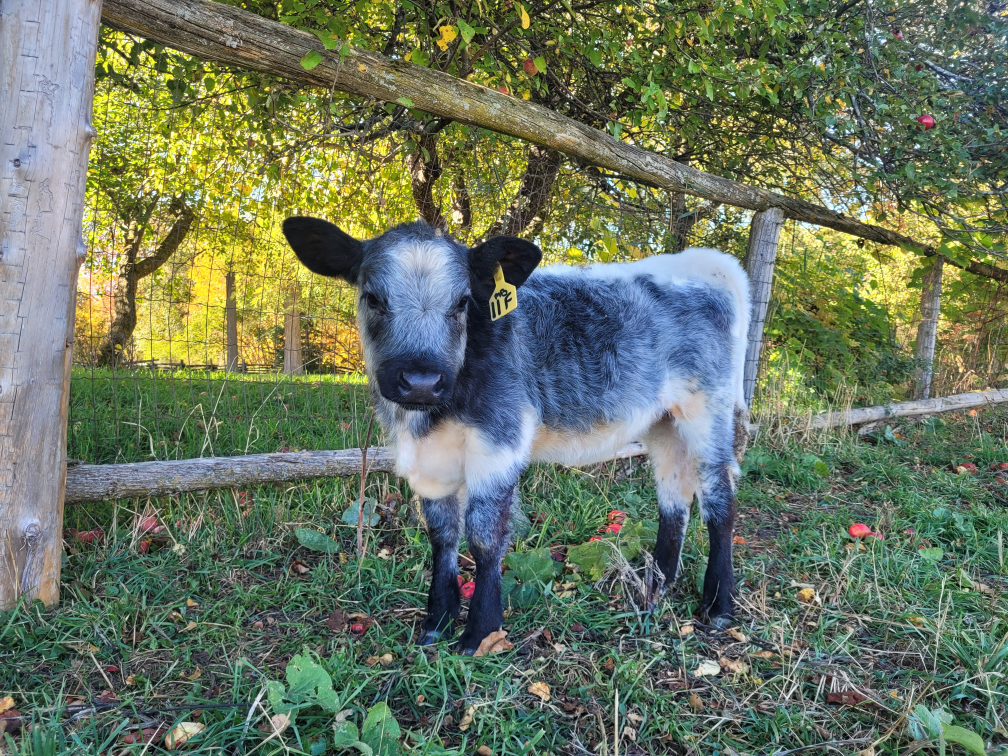
#> input picture data/calf3.jpg, 4032 x 3024 px (shown at 1/4 size)
$ python photo_analyzer.py --input ../../data/calf3.jpg   (older library calls are emulated)
#> lines starting #> are read from the running program, lines starting #| are printed output that depends on the picture
#!/usr/bin/env python3
"""
Photo Analyzer - Automatically recommend enhancement settings for depth map optimization.
Analyzes photo quality metrics and suggests optimal preprocessing parameters.
"""
import numpy as np
import cv2
from PIL import Image
from pathlib import Path
import argparse


def analyze_noise_level(img_array):
    """
    Estimate noise level using Laplacian variance in flat regions.
    Returns: noise_score (0-100, higher = more noisy)
    """
    gray = cv2.cvtColor(img_array, cv2.COLOR_RGB2GRAY)

    # Compute Laplacian variance (edge detection)
    laplacian = cv2.Laplacian(gray, cv2.CV_64F)
    variance = laplacian.var()

    # Normalize to 0-100 scale
    noise_score = min(100, variance / 10)

    return noise_score


def analyze_contrast(img_array):
    """
    Measure contrast using histogram spread.
    Returns: contrast_score (0-100, lower = needs more contrast)
    """
    gray = cv2.cvtColor(img_array, cv2.COLOR_RGB2GRAY)

    # Compute histogram
    hist = cv2.calcHist([gray], [0], None, [256], [0, 256])

    # Measure spread (standard deviation)
    mean = np.sum(np.arange(256) * hist.flatten()) / np.sum(hist)
    variance = np.sum(((np.arange(256) - mean) ** 2) * hist.flatten()) / np.sum(hist)
    std_dev = np.sqrt(variance)

    # Normalize (good contrast has std ~60-80)
    contrast_score = min(100, (std_dev / 80) * 100)

    return contrast_score


def analyze_sharpness(img_array):
    """
    Measure image sharpness using gradient magnitude.
    Returns: sharpness_score (0-100, lower = needs more sharpening)
    """
    gray = cv2.cvtColor(img_array, cv2.COLOR_RGB2GRAY)

    # Compute gradients
    grad_x = cv2.Sobel(gray, cv2.CV_64F, 1, 0, ksize=3)
    grad_y = cv2.Sobel(gray, cv2.CV_64F, 0, 1, ksize=3)

    # Gradient magnitude
    magnitude = np.sqrt(grad_x**2 + grad_y**2)
    mean_magnitude = np.mean(magnitude)

    # Normalize (sharp images have mean ~30-50)
    sharpness_score = min(100, (mean_magnitude / 50) * 100)

    return sharpness_score


def analyze_dynamic_range(img_array):
    """
    Check for clipped shadows and highlights.
    Returns: (clipped_shadows_%, clipped_highlights_%)
    """
    gray = cv2.cvtColor(img_array, cv2.COLOR_RGB2GRAY)

    # Count pixels near extremes
    total_pixels = gray.size
    clipped_shadows = np.sum(gray < 10) / total_pixels * 100
    clipped_highlights = np.sum(gray > 245) / total_pixels * 100

    return clipped_shadows, clipped_highlights


def analyze_saturation(img_array):
    """
    Measure color saturation.
    Returns: saturation_score (0-100, lower = more desaturated)
    """
    # Convert to HSV
    hsv = cv2.cvtColor(img_array, cv2.COLOR_RGB2HSV)
    saturation = hsv[:, :, 1]

    # Mean saturation
    mean_sat = np.mean(saturation)

    # Normalize (good saturation is around 100-150)
    saturation_score = min(100, (mean_sat / 150) * 100)

    return saturation_score


def recommend_settings(
    noise_score,
    contrast_score,
    sharpness_score,
    clipped_shadows,
    clipped_highlights,
    saturation_score
):
    """
    Based on analysis, recommend enhancement settings.
    """
    recommendations = {
        "preset": "balanced",
        "denoise_strength": 10,
        "use_hdr": False,
        "clahe_clip": 2.0,
        "sharpen_percent": 150,
        "saturation": 1.2,
        "use_detail_enhancement": True,
        "detail_amount": 1.3
    }

    reasons = []

    # Noise analysis
    if noise_score > 60:
        recommendations["preset"] = "heavy"
        recommendations["denoise_strength"] = 18
        reasons.append(f"High noise detected ({noise_score:.0f}/100) → Heavy denoising")
    elif noise_score > 30:
        recommendations["denoise_strength"] = 12
        reasons.append(f"Moderate noise ({noise_score:.0f}/100) → Standard denoising")
    elif noise_score < 15:
        recommendations["denoise_strength"] = 5
        reasons.append(f"Clean image ({noise_score:.0f}/100) → Light denoising")

    # Contrast analysis
    if contrast_score < 50:
        recommendations["clahe_clip"] = 3.0
        reasons.append(f"Low contrast ({contrast_score:.0f}/100) → Strong CLAHE")
    elif contrast_score < 70:
        recommendations["clahe_clip"] = 2.0
        reasons.append(f"Moderate contrast ({contrast_score:.0f}/100) → Standard CLAHE")
    else:
        recommendations["clahe_clip"] = 1.5
        reasons.append(f"Good contrast ({contrast_score:.0f}/100) → Light CLAHE")

    # Sharpness analysis
    if sharpness_score < 40:
        recommendations["sharpen_percent"] = 200
        reasons.append(f"Soft image ({sharpness_score:.0f}/100) → Strong sharpening")
    elif sharpness_score < 70:
        recommendations["sharpen_percent"] = 150
        reasons.append(f"Normal sharpness ({sharpness_score:.0f}/100) → Standard sharpening")
    else:
        recommendations["sharpen_percent"] = 100
        reasons.append(f"Already sharp ({sharpness_score:.0f}/100) → Light sharpening")

    # Dynamic range analysis
    if clipped_shadows > 5 or clipped_highlights > 5:
        recommendations["use_hdr"] = True
        reasons.append(f"Clipped pixels (shadows:{clipped_shadows:.1f}%, highlights:{clipped_highlights:.1f}%) → Enable HDR")

    # Saturation analysis
    if saturation_score < 40:
        recommendations["saturation"] = 1.4
        reasons.append(f"Desaturated ({saturation_score:.0f}/100) → Boost saturation")
    elif saturation_score < 70:
        recommendations["saturation"] = 1.2
        reasons.append(f"Normal saturation ({saturation_score:.0f}/100) → Mild boost")
    else:
        recommendations["saturation"] = 1.0
        reasons.append(f"Good saturation ({saturation_score:.0f}/100) → No boost needed")

    # Detail enhancement
    if sharpness_score < 50 and noise_score < 40:
        recommendations["use_detail_enhancement"] = True
        recommendations["detail_amount"] = 2.0
        reasons.append("Low detail + low noise → Strong detail enhancement")
    elif sharpness_score < 70:
        recommendations["detail_amount"] = 1.3
    else:
        recommendations["use_detail_enhancement"] = False
        reasons.append("Already detailed → Skip detail enhancement")

    return recommendations, reasons


def analyze_photo(input_path, verbose=True):
    """
    Analyze photo and recommend enhancement settings.
    Returns: (settings_dict, reasons_list, command_string)
    """
    img = Image.open(input_path).convert('RGB')
    img_array = np.array(img)

    if verbose:
        print(f"\nAnalyzing: {Path(input_path).name}")
        print(f"Size: {img_array.shape[1]}x{img_array.shape[0]}\n")

    # Run analyses
    noise_score = analyze_noise_level(img_array)
    contrast_score = analyze_contrast(img_array)
    sharpness_score = analyze_sharpness(img_array)
    clipped_shadows, clipped_highlights = analyze_dynamic_range(img_array)
    saturation_score = analyze_saturation(img_array)

    if verbose:
        print("Image Quality Metrics:")
        print(f"  Noise level:      {noise_score:5.1f}/100  {'(high - needs denoising)' if noise_score > 50 else '(acceptable)'}")
        print(f"  Contrast:         {contrast_score:5.1f}/100  {'(low - needs enhancement)' if contrast_score < 60 else '(good)'}")
        print(f"  Sharpness:        {sharpness_score:5.1f}/100  {'(soft - needs sharpening)' if sharpness_score < 60 else '(sharp)'}")
        print(f"  Clipped shadows:  {clipped_shadows:5.1f}%    {'(significant clipping)' if clipped_shadows > 5 else '(minimal)'}")
        print(f"  Clipped highlights:{clipped_highlights:5.1f}%    {'(significant clipping)' if clipped_highlights > 5 else '(minimal)'}")
        print(f"  Saturation:       {saturation_score:5.1f}/100  {'(low - needs boost)' if saturation_score < 60 else '(good)'}")

    # Get recommendations
    settings, reasons = recommend_settings(
        noise_score,
        contrast_score,
        sharpness_score,
        clipped_shadows,
        clipped_highlights,
        saturation_score
    )

    # Build command string
    input_name = Path(input_path).name
    cmd = f"python photo_enhancer.py --input {input_name} --output enhanced_{input_name}"
    cmd += f" --preset {settings['preset']}"

    if settings['denoise_strength'] != 10:
        cmd += f" --denoise {settings['denoise_strength']}"
    if settings['use_hdr']:
        cmd += " --hdr"
    if settings['clahe_clip'] != 2.0:
        cmd += f" --clahe {settings['clahe_clip']}"
    if settings['sharpen_percent'] != 150:
        cmd += f" --sharpen-percent {settings['sharpen_percent']}"
    if settings['saturation'] != 1.2:
        cmd += f" --saturation {settings['saturation']}"
    if settings['use_detail_enhancement']:
        cmd += f" --enhance-details {settings['detail_amount']}"

    if verbose:
        print("\nRecommended Settings:")
        print(f"  Preset:           {settings['preset']}")
        print(f"  Denoise strength: {settings['denoise_strength']}")
        print(f"  CLAHE clip limit: {settings['clahe_clip']}")
        print(f"  Sharpen percent:  {settings['sharpen_percent']}")
        print(f"  Saturation boost: {settings['saturation']}")
        print(f"  HDR tone mapping: {'Yes' if settings['use_hdr'] else 'No'}")
        print(f"  Detail enhance:   {'Yes (' + str(settings['detail_amount']) + ')' if settings['use_detail_enhancement'] else 'No'}")

        print("\nReasoning:")
        for reason in reasons:
            print(f"  • {reason}")

        print("\nTo manually adjust, run:")
        print(f"\n  {cmd}\n")

    return settings, reasons, cmd


def main():
    parser = argparse.ArgumentParser(
        description="Analyze photos and recommend optimal enhancement settings for depth mapping",
        formatter_class=argparse.RawDescriptionHelpFormatter,
        epilog="""
This tool analyzes your photo and recommends the best enhancement settings
for generating high-quality depth maps and 3D models.

Example:
  python photo_analyzer.py --input my_photo.jpg

  # Then use the suggested command to enhance the photo
  python photo_enhancer.py --input my_photo.jpg --output enhanced.png --preset heavy --denoise 18
        """
    )

    parser.add_argument("--input", required=True, help="Input photo to analyze")
    parser.add_argument("--quiet", action='store_true', help="Minimal output (just show command)")

    args = parser.parse_args()

    try:
        analyze_photo(args.input, verbose=not args.quiet)
#> in analyze_photo, img is the input picture: PIL image 4032x3024 RGB; mean R, G, B 105.4, 117.4, 95.7
#| Size: 4032x3024
#> in analyze_noise_level, `gray = cv2.cvtColor(img_array, cv2.COLOR_RGB2GRAY)`:
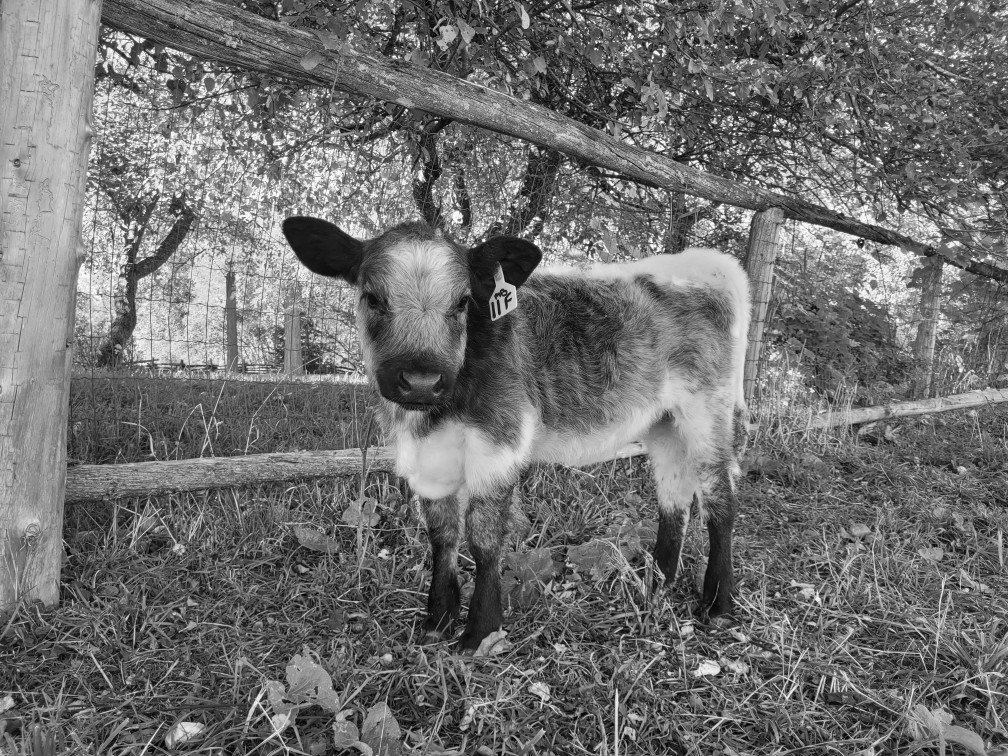
#> gray: shape (3024, 4032) (shown at 1/4 size); min 0, max 255, mean 111.3
#> in analyze_noise_level, `laplacian = cv2.Laplacian(gray, cv2.CV_64F)`:
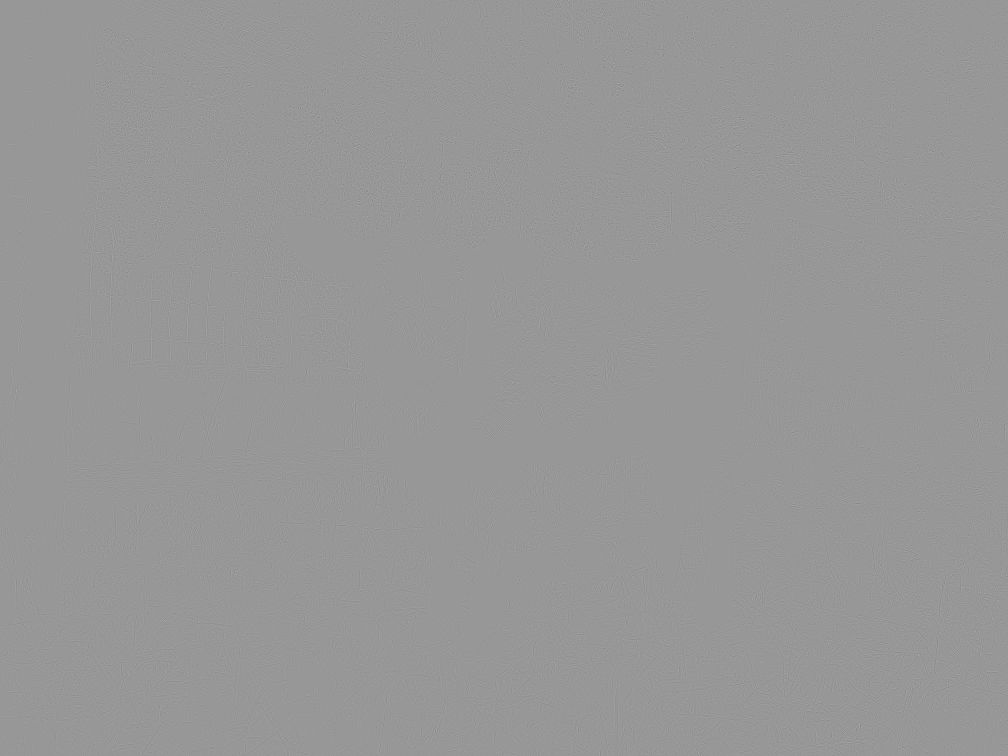
#> laplacian: shape (3024, 4032) float64 (shown at 1/4 size); min -463, max 317, mean 0; drawn with min black and max white
#> in analyze_noise_level, `variance = laplacian.var()`: variance = 880.6
#> in analyze_noise_level, `noise_score = min(100, variance / 10)`: noise_score = 88.06
#> in analyze_contrast, `hist = cv2.calcHist([gray], [0], None, [256], [0, 256])`: hist = 256 values, max 99258 at index 88, min 170 at index 255, mean 47628
#> in analyze_contrast, `mean = np.sum(np.arange(256) * hist.flatten()) / np.sum(hist)`: mean = 111.3
#> in analyze_contrast, `variance = np.sum(((np.arange(256) - mean) ** 2) * hist.flatten()) / n..`: variance = 2917.6
#> in analyze_contrast, `std_dev = np.sqrt(variance)`: std_dev = 54.02
#> in analyze_contrast, `contrast_score = min(100, (std_dev / 80) * 100)`: contrast_score = 67.52
#> in analyze_sharpness, `grad_x = cv2.Sobel(gray, cv2.CV_64F, 1, 0, ksize=3)`:
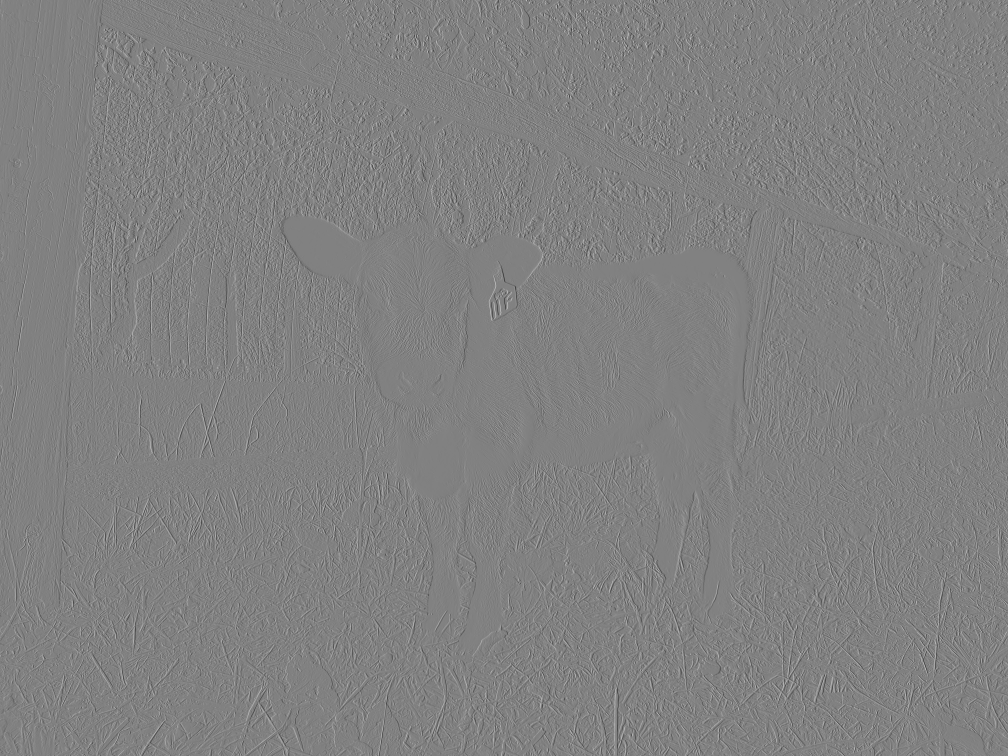
#> grad_x: shape (3024, 4032) float64 (shown at 1/4 size); min -815, max 793, mean -0.1; drawn with min black and max white
#> in analyze_sharpness, `magnitude = np.sqrt(grad_x**2 + grad_y**2)`:
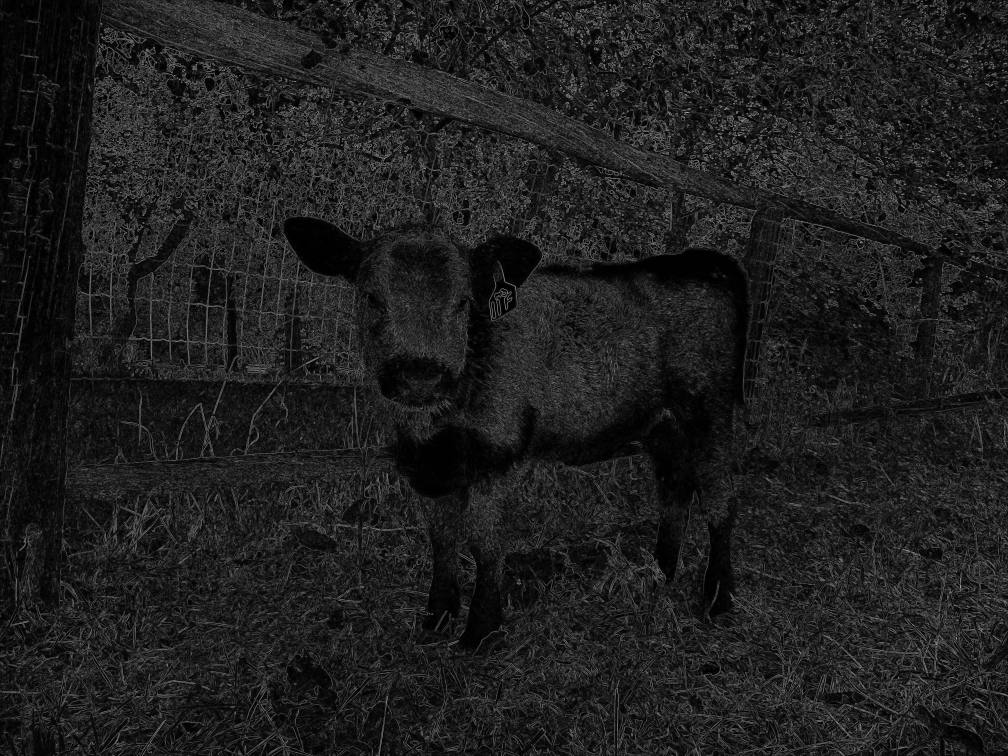
#> magnitude: shape (3024, 4032) float64 (shown at 1/4 size); min 0, max 877.5, mean 107.8; drawn with min black and max white
#> in analyze_sharpness, `mean_magnitude = np.mean(magnitude)`: mean_magnitude = 107.8
#> in analyze_sharpness, `sharpness_score = min(100, (mean_magnitude / 50) * 100)`: sharpness_score = 100
#> in analyze_dynamic_range, `clipped_shadows = np.sum(gray < 10) / total_pixels * 100`: clipped_shadows = 0.245
#> in analyze_dynamic_range, `clipped_highlights = np.sum(gray > 245) / total_pixels * 100`: clipped_highlights = 0.515
#> in analyze_photo, `clipped_shadows, clipped_highlights = analyze_dynamic_range(img_array)`: clipped_shadows = 0.245; clipped_highlights = 0.515
#> in analyze_saturation, `hsv = cv2.cvtColor(img_array, cv2.COLOR_RGB2HSV)`: hsv: shape (3024, 4032, 3); mean H, S, V 65.3, 91.3, 126
#> in analyze_saturation, `saturation = hsv[:, :, 1]`:
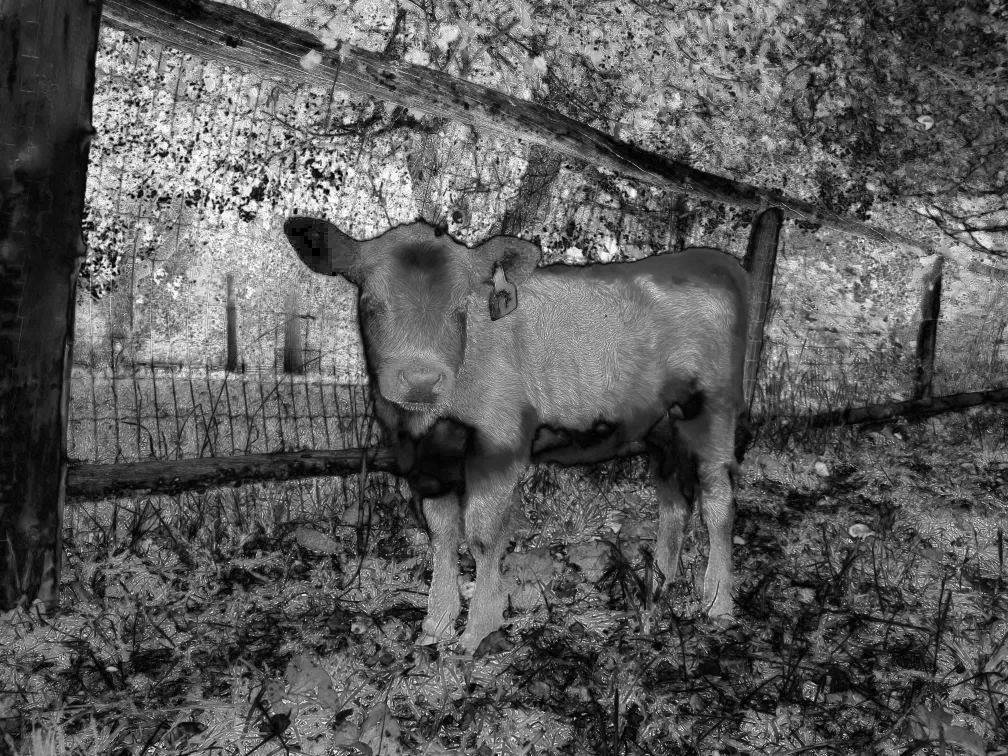
#> saturation: shape (3024, 4032) (shown at 1/4 size); min 0, max 255, mean 91.3
#> in analyze_saturation, `mean_sat = np.mean(saturation)`: mean_sat = 91.34
#> in analyze_saturation, `saturation_score = min(100, (mean_sat / 150) * 100)`: saturation_score = 60.89
#|   Noise level:       88.1/100  (high - needs denoising)
#|   Contrast:          67.5/100  (good)
#|   Sharpness:        100.0/100  (sharp)
#|   Clipped shadows:    0.2%    (minimal)
#|   Clipped highlights:  0.5%    (minimal)
#|   Saturation:        60.9/100  (good)
#> in analyze_photo, `settings, reasons = recommend_settings( noise_score, contrast_score, s..`: settings = {'preset': 'heavy', 'denoise_strength': 18, 'use_hdr': False, 'clahe_clip': 2, 'sharpen_percent': 100, 'saturation': 1.2, 'use_detail_enhancement': False, 'detail_amount': 1.3}; reasons = 5 items
#|   Preset:           heavy
#|   Denoise strength: 18
#|   CLAHE clip limit: 2.0
#|   Sharpen percent:  100
#|   Saturation boost: 1.2
#|   HDR tone mapping: No
#|   Detail enhance:   No
#> the loop in analyze_photo, `for reason in reasons:` made 5 passes
#> reason on pass 4: 'Normal saturation (61/100) → Mild boost'
#|   • High noise detected (88/100) → Heavy denoising
#|   • Moderate contrast (68/100) → Standard CLAHE
#|   • Already sharp (100/100) → Light sharpening
#|   • Normal saturation (61/100) → Mild boost
#|   • Already detailed → Skip detail enhancement
#|   python photo_enhancer.py --input calf3.jpg --output enhanced_calf3.jpg --preset heavy --denoise 18 --sharpen-percent 100
    except Exception as e:
        print(f"\n❌ Error: {e}")
        import traceback
        traceback.print_exc()
        return 1

    return 0


if __name__ == "__main__":
    exit(main())
#> (the program exits here)
